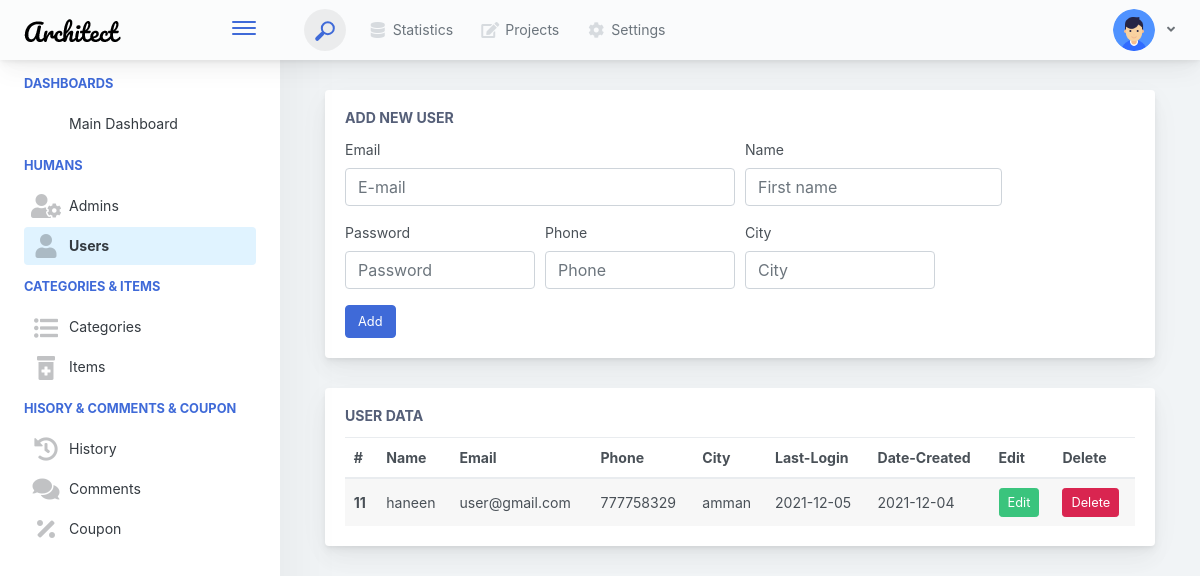
Page /admin/manage_users.php (signed in) on the earlier database version.
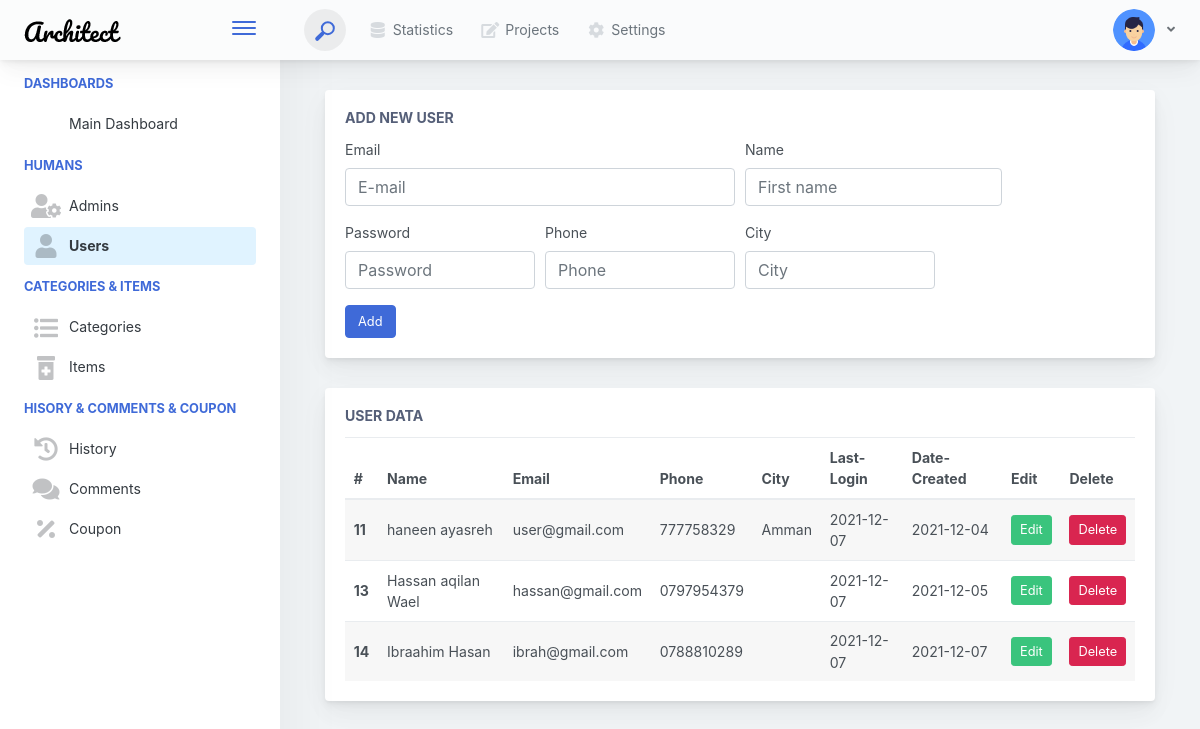
Same page on the later database version.
### tables this page shows
CREATE TABLE `user` (
  `user_id` int(11) NOT NULL,
  `user_fullname` varchar(50) DEFAULT NULL,
  `user_email` varchar(50) DEFAULT NULL,
  `user_password` varchar(50) DEFAULT NULL,
  `user_date_create` date DEFAULT NULL,
  `user_last_login` date DEFAULT NULL,
  `user_phone` varchar(50) NOT NULL,
  `user_city` varchar(200) NOT NULL
);

### admin/manage_users.php (the view, shortened to what the changed rows need)
<?php include("includes/header.php"); ?>
<div class="app-main">
    <div class="app-main__outer">
        <div class="app-main__inner">
            <div class="col-lg-12">
                <?php
                $select = "SELECT * FROM user";
                $res=$conn->query($select);
                ?>
                <div class="main-card mb-3 card">
                    <div class="card-body">
                        <table class="mb-0 table table-striped">
                            <thead>
                                <tr>
                                    <th>#</th>
                                    <th>Name</th>
                                    <th>Email</th>
                                    <th>Phone</th>
                                    <th>City</th>
                                    <th>Last-Login</th>
                                    <th>Date-Created</th>
                                    <th> Edit  </th>
                                    <th> Delete</th>
                                </tr>
                            </thead>
                            <tbody>
                                <?php while($row =$res->fetch_assoc()):?>
                                <tr>
                                    <th scope="row"><?php echo $row['user_id']?></th>
                                    <td><?php echo $row['user_fullname']?></td>
                                    <td><?php echo $row['user_email']?></td>
                                    <td><?php echo $row['user_phone']?></td>
                                    <td><?php echo $row['user_city']?></td>
                                    <td><?php echo $row['user_last_login']?></td>
                                    <td><?php echo $row['user_date_create']?></td>
                                    <td>
                                        <a href="manage_users.php?method=edit&&id=<?php echo $row['user_id'];?>">
                                        <button class="btn btn-success btn-sm">
                                            Edit
                                        </button>
                                        </a>
                                    </td>
                                    <td>
                                    <a href="manage_users.php?method=del&&id=<?php echo $row['user_id'];?>">
                                        <button class="btn btn-danger btn-sm">
                                            Delete
                                        </button>
                                        </a>
                                    </td>
                                </tr>
                                <?php endwhile;?>
                            </tbody>
                        </table>
                    </div>
                </div>
            </div>
        </div>
    </div>
</div>

Differences in the rows shown:
changed user "user@gmail.com": user_fullname "haneen" → "haneen ayasreh"; user_city "amman" → "Amman"; user_last_login "2021-12-05" → "2021-12-07"
added user: user_id "13", user_fullname "Hassan aqilan Wael", user_email "hassan@gmail.com", user_phone "0797954379", user_last_login "2021-12-07", user_date_create "2021-12-05"
added user: user_id "14", user_fullname "Ibraahim Hasan", user_email "ibrah@gmail.com", user_phone "0788810289", user_last_login "2021-12-07", user_date_create "2021-12-07"
